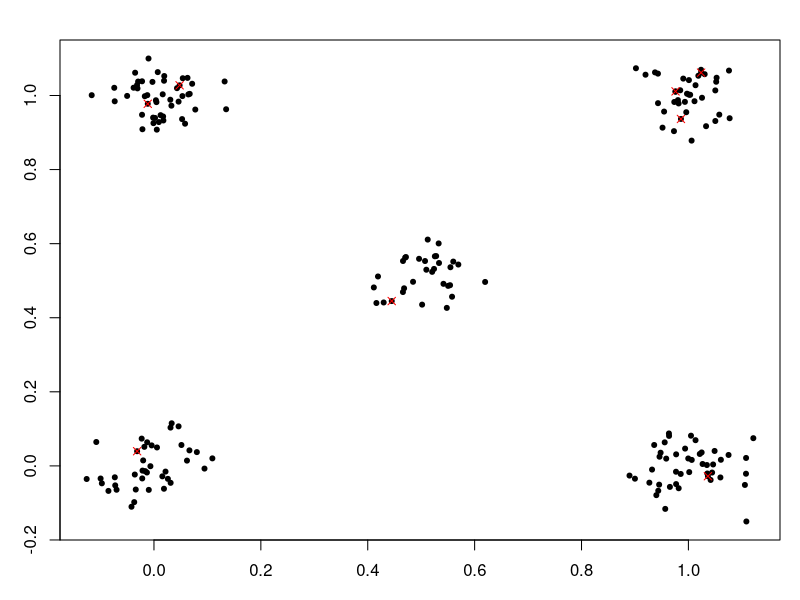
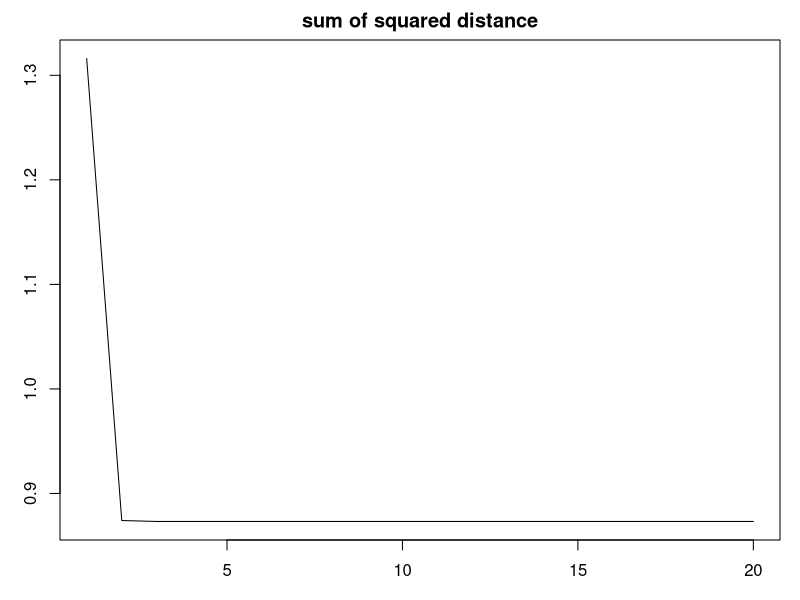
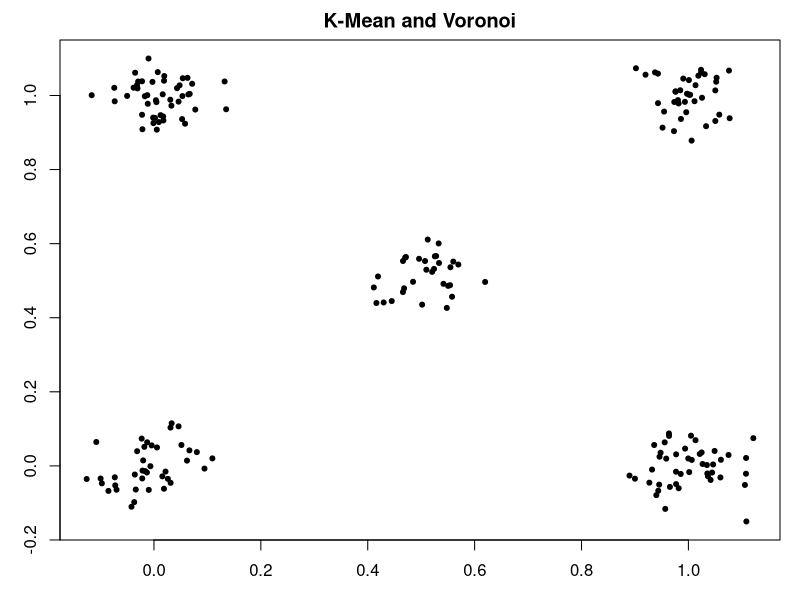

Here is the R script that generated these plots, in order: (Note: this script raises an error after producing the figures.)
# 08 K Means

library("deldir")

set.seed(10)
randn = function(...){array(rnorm(prod(...)),dim=list(...))}
rand = function(...){array(runif(prod(...)),dim=list(...))}
zeros = function(...){array(0,dim=list(...))}
ones = function(...){array(1,dim=list(...))}
mod = function(a,b){a%%b}

#%%%%%%%%%%%%%%%%%%%%%%%%%%%%%%%%%%%%%%%%%%%%%%%%%%%%%%%%%%%%%%%%
N=200          #%% Training samples
K=8            #%% Learning Components
CYCLE=20       #%% Repeated Time
#%%%%%%%%%%%%%%%%%%%%%%%% Choose SAMPLE Distributions %%%%%%%%%%%%
TYPESET=3      #%% Training Sample Type
#%%%%%%%%%%%%%%%%%%%%%%%%%%%%%%%%%%%%%%%%%%%%%%%%%%%%%%%%%%%%%%%%
if(TYPESET==1){ #%%%%%%%%% (1) Uniform
  x=rand(2,N)
}
if(TYPESET==2){ #%%%%%%%%% (2) Gaussian
  x=array(c(0.1,0.12,0.12,0.1),dim=c(2,2)) %*% randn(2,N)+0.5
}
if(TYPESET==3){ #%%%%%%%%% (3) Gaussian mixtue
  x0=t(array(c(0,1,0,1,0.5,0,0,1,1,0.5),dim=c(5,2)))
  x=zeros(2,N)
  for(i in 1:N){
    j=1+floor(5*rand(1,1))
    x[,i]=x0[,j]
  }
  x=x+0.05*randn(2,N)
}
if(TYPESET==4){ #%%%%%%%%% (4) line %%%
  x=zeros(2,N)
  x[1,]=rand(1,N)
  x[2,]=4*(0.5-x[1,])^2
}
if(TYPESET==5){ #%%%%%%%%% (5) circle %%%
  x=zeros(2,N)
  x[1,]=rand(1,N)
  x[2,]=sign(2*rand(1,N)-1)*sqrt(0.25-(x[1,]-0.5)^2)+0.5
}
if(TYPESET==6){ #%%%%%%%%% (6) sin %%%
  x=zeros(2,N)
  x[1,]=rand(1,N)
  x[2,]=0.3*sin(2*pi*x[1,])+0.05*randn(1,N)
}
#%%%%%%%%%%%%%%%%%%%%% Learning Machine and Record %%%%%%%%%%
recordy=zeros(CYCLE+1,2,K)   #%% Recording
y=x[,floor(runif(K,1,N))]
recordy[1,,]=y
par(mfrow = c(1,1))
par(mar = c(3, 3, 2, 1))
plot(x[1,],x[2,],type="p",pch=20)
lines(y[1,],y[2,],type="p",pch=4,col="red")
getGraphicsEvent(prompt="Waiting for input", onMouseDown=function(buttons,x,y){"ok"})
#%%%%%%%%%%%%%%%%%%%%% Learning Begin %%%%%%%%%%%%%%%
ERR=zeros(CYCLE)
for(cycle in 1:CYCLE){
  c=zeros(N)
  err=0
  for(i in 1:N){
    dist=colSums((y-x[,i])^2)
    k=which.min(dist)
    c[i]=k
    err=err+dist[k]
  }
  ERR[cycle]=err
  ynew=aggregate(t(x),by=list(c),mean)
  y[,ynew[,1]]=t(ynew[,-1])
  recordy[cycle+1,,]=y
}
plot(ERR,type="l",main="sum of squared distance")
getGraphicsEvent(prompt="Waiting for input", onMouseDown=function(buttons,x,y){"ok"})
#%%%%%%%%%%%%%%%%%%%%% Patition Numbers %%%%%%%%%%%%%%%%
table(c)
#%%%%%%%%%%%%%%%%%%%%% Learning End %%%%%%%%%%%%%%%%%%%%
vtess <- deldir(y[1,], y[2,])
plot(x[1,],x[2,],type="p",pch=20,main="K-Mean and Voronoi")
plot(vtess, wlines="tess", wpoints="none", number=FALSE, add=TRUE, lty=1)
lines(y[1,],y[2,],type="p",pch=4,col="red")
